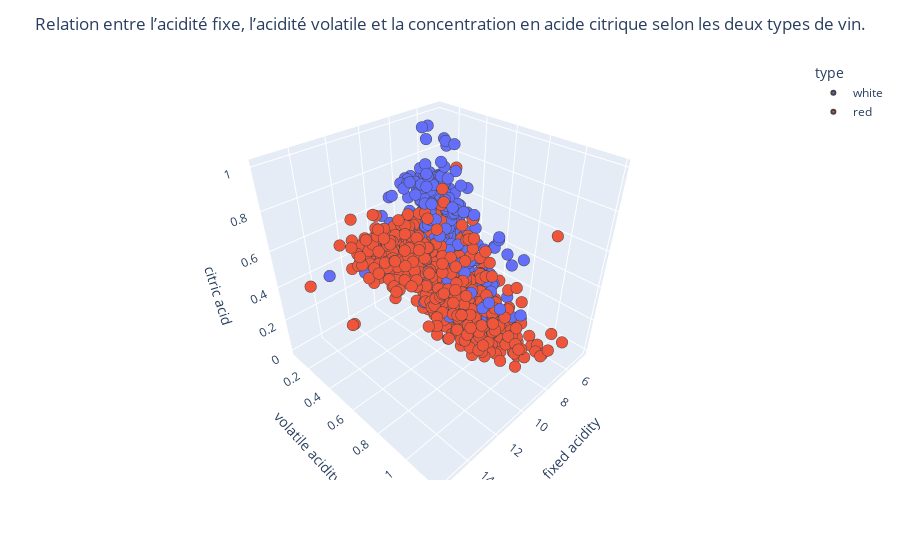

Notebook source saved alongside this figure:
### Markdown cell above
On observe que la majorité des surfaces sont intéressantes, la plus pertinente étant celle définie par "fixed acidity" et "volatile acidity". Nous allons maintenant visualiser en 3D les surfaces les plus intéressantes.

### Code cell
fig = px.scatter_3d(
    train_set,
    x="fixed acidity",
    y="volatile acidity",
    z="citric acid",
    color="type",
)
fig.update_traces(
    marker=dict(size=4, line=dict(width=2)),
    selector=dict(mode="markers"),
)
fig.update_layout(
    title_text="Relation entre l’acidité fixe, l’acidité volatile et la concentration en acide citrique selon les deux types de vin.",
    title_x=0.5,
)

### Figure 1 — Plotly figure (JSON) as saved in the notebook; plotly's stock layout.template omitted (floating-point values rounded to 4 significant figures; data arrays with more than 128 entries replaced by an {"elided": "..."} marker saying what was removed)
{"data": [{"hovertemplate": "type=white<br>fixed acidity=%{x}<br>volatile acidity=%{y}<br>citric acid=%{z}<extra></extra>", "legendgroup": "white", "marker": {"color": "#636efa", "line": {"width": 2}, "size": 4, "symbol": "circle"}, "mode": "markers", "name": "white", "scene": "scene", "showlegend": true, "type": "scatter3d", "x": {"elided": "3903 float values"}, "y": {"elided": "3903 float values"}, "z": {"elided": "3903 float values"}}, {"hovertemplate": "type=red<br>fixed acidity=%{x}<br>volatile acidity=%{y}<br>citric acid=%{z}<extra></extra>", "legendgroup": "red", "marker": {"color": "#EF553B", "line": {"width": 2}, "size": 4, "symbol": "circle"}, "mode": "markers", "name": "red", "scene": "scene", "showlegend": true, "type": "scatter3d", "x": {"elided": "1251 float values"}, "y": {"elided": "1251 float values"}, "z": {"elided": "1251 float values"}}], "layout": {"legend": {"title": {"text": "type"}, "tracegroupgap": 0}, "margin": {"t": 60}, "scene": {"domain": {"x": [0, 1], "y": [0, 1]}, "xaxis": {"title": {"text": "fixed acidity"}}, "yaxis": {"title": {"text": "volatile acidity"}}, "zaxis": {"title": {"text": "citric acid"}}}, "title": {"text": "Relation entre l’acidité fixe, l’acidité volatile et la concentration en acide citrique selon les deux types de vin.", "x": 0.5}}}
